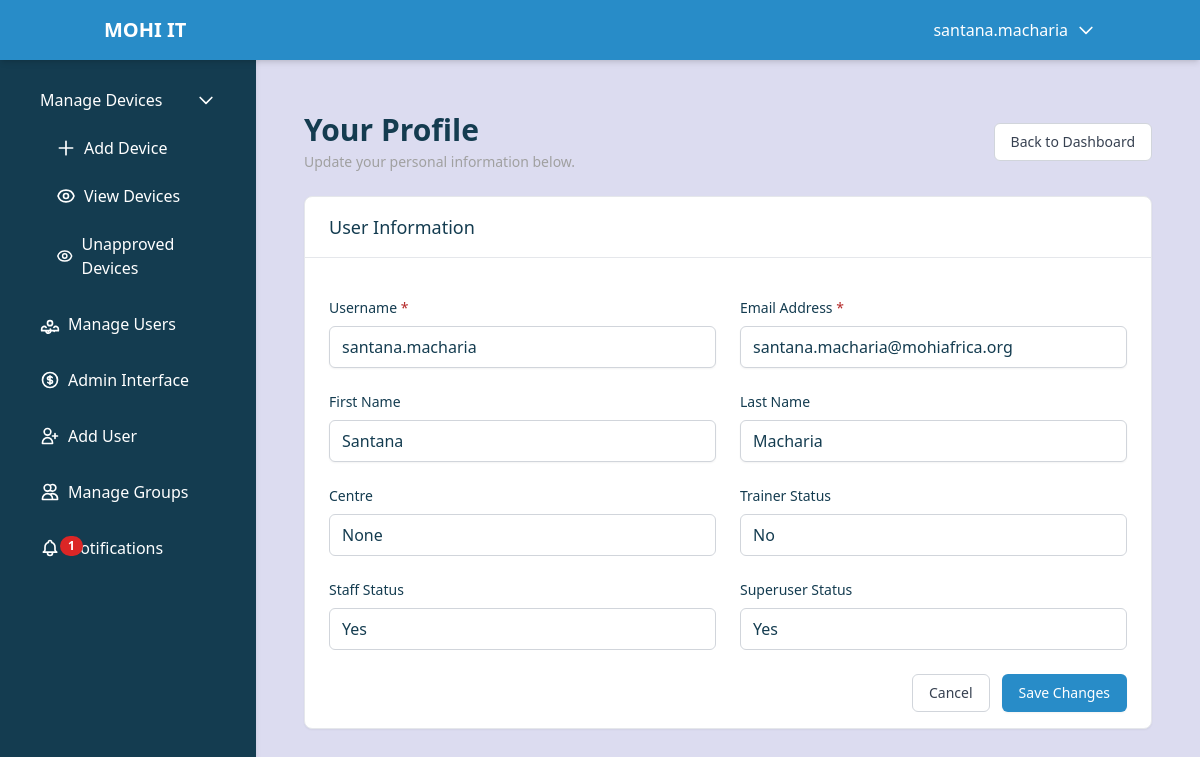
The app's page /profile/ (signed in) with its own data.
### devices/models.py (models this page shows, shortened)
class CustomUser(AbstractUser):
    is_trainer = models.BooleanField(default=False)
    is_staff = models.BooleanField(default=True)
    centre = models.ForeignKey('Centre', on_delete=models.SET_NULL, null=True, blank=True)
    groups = models.ManyToManyField(
        'auth.Group',
        related_name='customuser_set',
        blank=True,
        help_text='The groups this user belongs to.',
        verbose_name='groups',
    )

### devices/views.py (the view, shortened to what this page needs)
# urls.py: path('profile/', views.profile, name='profile'),
@login_required
def profile(request):
    centres = Centre.objects.all()
    return render(request, 'accounts/profile.html', {
        'user': request.user,
        'centres': centres,
    })

### devices/context_processors.py (called while the page is built)
def notification_count(request):
    if request.user.is_authenticated:
        count = Notification.objects.filter(user=request.user, is_read=False).count()
        return {'notification_count': count}
    return {'notification_count': 0}

### devices/templates/accounts/profile.html (shortened to what this page needs)
{% extends "dashboard.html" %}
{% load static %}
{% block content %}
<main class="flex-1 p-6">
    <div class="flex flex-col sm:flex-row sm:items-center sm:justify-between">
        <div>
            <h1 class="text-3xl font-bold text-primary">Your Profile</h1>
            <p class="mt-1 text-sm text-gray">Update your personal information below.</p>
        </div>
        <div class="mt-4 sm:mt-0">
            <a href="{% url 'dashboard' %}"
               class="inline-flex items-center px-4 py-2 border border-gray-300 text-sm font-medium rounded-md text-gray-700 bg-white hover:bg-gray-50 focus:outline-none focus:ring-2 focus:ring-offset-2 focus:ring-accent transition-colors">
                Back to Dashboard
            </a>
        </div>
    </div>
    <div class="mt-6 bg-white rounded-lg shadow-sm border border-gray-200">
        <div class="px-6 py-4 border-b border-gray-200">
            <h3 class="text-lg font-medium text-primary">User Information</h3>
        </div>
        <form method="post" class="px-6 py-4 space-y-6">
            <div class="grid grid-cols-1 md:grid-cols-2 gap-6">
                <div>
                    <label for="username" class="block text-sm font-medium text-primary mb-2">Username <span class="text-error">*</span></label>
                    <input type="text" name="username" id="username" value="{{ user.username }}" required
                           class="block w-full px-3 py-2 border border-gray-300 rounded-md shadow-sm focus:outline-none focus:ring-accent focus:border-accent text-primary">
                </div>
                <div>
                    <label for="email" class="block text-sm font-medium text-primary mb-2">Email Address <span class="text-error">*</span></label>
                    <input type="email" name="email" id="email" value="{{ user.email }}" required
                           class="block w-full px-3 py-2 border border-gray-300 rounded-md shadow-sm focus:outline-none focus:ring-accent focus:border-accent text-primary">
                </div>
                <div>
                    <label for="first_name" class="block text-sm font-medium text-primary mb-2">First Name</label>
                    <input type="text" name="first_name" id="first_name" value="{{ user.first_name|default_if_none:'' }}"
                           class="block w-full px-3 py-2 border border-gray-300 rounded-md shadow-sm focus:outline-none focus:ring-accent focus:border-accent text-primary">
                </div>
                <div>
                    <label for="last_name" class="block text-sm font-medium text-primary mb-2">Last Name</label>
                    <input type="text" name="last_name" id="last_name" value="{{ user.last_name|default_if_none:'' }}"
                           class="block w-full px-3 py-2 border border-gray-300 rounded-md shadow-sm focus:outline-none focus:ring-accent focus:border-accent text-primary">
                </div>
                <div>
                    <label class="block text-sm font-medium text-primary mb-2">Centre</label>
                    <p class="block w-full px-3 py-2 border border-gray-300 rounded-md text-primary">{{ user.centre.name|default:"None" }}</p>
                </div>
                <div>
                    <label class="block text-sm font-medium text-primary mb-2">Trainer Status</label>
                    <p class="block w-full px-3 py-2 border border-gray-300 rounded-md text-primary">{{ user.is_trainer|yesno:"Yes,No" }}</p>
                </div>
                <div>
                    <label class="block text-sm font-medium text-primary mb-2">Staff Status</label>
                    <p class="block w-full px-3 py-2 border border-gray-300 rounded-md text-primary">{{ user.is_staff|yesno:"Yes,No" }}</p>
                </div>
                <div>
                    <label class="block text-sm font-medium text-primary mb-2">Superuser Status</label>
                    <p class="block w-full px-3 py-2 border border-gray-300 rounded-md text-primary">{{ user.is_superuser|yesno:"Yes,No" }}</p>
                </div>
            </div>
            <div class="flex justify-end space-x-3">
                <a href="{% url 'dashboard' %}"
                   class="inline-flex items-center px-4 py-2 border border-gray-300 text-sm font-medium rounded-md text-gray-700 bg-white hover:bg-gray-50 focus:outline-none focus:ring-2 focus:ring-offset-2 focus:ring-accent transition-colors">
                    Cancel
                </a>
                <button type="submit"
                        class="inline-flex items-center px-4 py-2 border border-transparent text-sm font-medium rounded-md shadow-sm text-white bg-accent hover:bg-secondary focus:outline-none focus:ring-2 focus:ring-offset-2 focus:ring-accent transition-colors">
                    Save Changes
                </button>
            </div>
        </form>
    </div>
</main>
{% endblock %}

### devices/templates/dashboard.html (shortened to what this page needs)
<!DOCTYPE html>
<html lang="en">
<head>
    <script src="https://cdn.tailwindcss.com"></script>
</head>
<body class="flex flex-col min-h-screen bg-light text-primary">
    <header class="bg-accent text-white shadow-md fixed w-full z-50">
        <div class="container mx-auto px-4 py-4 flex items-center justify-between">
            <div class="flex items-center">
                <a href="{% url 'dashboard' %}" class="text-xl font-bold text-white no-underline hover:text-light">{{ "MOHI IT" }}</a>
            </div>
            <div class="relative">
                <button id="accountDropdown" class="flex items-center space-x-2 focus:outline-none">
                    <span>{{ user.username }}</span>
                    <svg class="w-5 h-5" fill="none" stroke="currentColor" viewBox="0 0 24 24">
                        <path stroke-linecap="round" stroke-linejoin="round" stroke-width="2" d="M19 9l-7 7-7-7"></path>
                    </svg>
                </button>
            </div>
        </div>
    </header>
    <aside id="sidebar" class="bg-primary text-white w-64 p-6 shadow-md fixed h-screen z-40 transition-transform duration-300 -translate-x-full md:translate-x-0">
        <nav>
            <ul class="space-y-4">
                <li>
                    <a href="{% url 'dashboard' %}" class="flex items-center text-white hover:bg-secondary px-4 py-2 rounded">
                    </a>
                </li>
                <li>
                    <a href="#" class="flex items-center justify-between text-white hover:bg-secondary px-4 py-2 rounded" id="manageDevicesToggle">
                        Manage Devices
                        <svg class="w-5 h-5" fill="none" stroke="currentColor" viewBox="0 0 24 24">
                            <path stroke-linecap="round" stroke-linejoin="round" stroke-width="2" d="M19 9l-7 7-7-7"></path>
                        </svg>
                    </a>
                    <ul id="manageDevicesDropdown" class="ml-4 space-y-2 pt-2 hidden">
                        <li>
                            <a href="{% url 'import_add' %}" class="flex items-center text-white hover:bg-secondary px-4 py-2 rounded block">
                                <svg class="w-5 h-5 mr-2" fill="none" stroke="currentColor" viewBox="0 0 24 24">
                                    <path stroke-linecap="round" stroke-linejoin="round" stroke-width="2" d="M12 4v16m8-8H4"></path>
                                </svg>
                                Add Device
                            </a>
                        </li>
                        <li>
                            <a href="{% url 'display_approved_imports' %}" class="flex items-center text-white hover:bg-secondary px-4 py-2 rounded block">
                                View Devices
                            </a>
                        </li>
                        <li>
                            <a href="{% url 'display_unapproved_imports' %}" class="flex items-center text-white hover:bg-secondary px-4 py-2 rounded block">
                                Unapproved Devices
                            </a>
                        </li>
                    </ul>
                </li>
                {% if user.is_superuser %}
                    <li>
                        <a href="{% url 'manage_users' %}" class="flex items-center text-white hover:bg-secondary px-4 py-2 rounded">
                            <svg class="w-5 h-5 mr-2" fill="none" stroke="currentColor" viewBox="0 0 24 24">
                                <path stroke-linecap="round" stroke-linejoin="round" stroke-width="2" d="M17 20h5v-2a3 3 0 00-5.356-1.857M17 20H7m10 0v1m-7 0v-1m-3 0a3 3 0 105.356-1.857M7 20H2v-2a3 3 0 015.356-1.857M12 14a3 3 0 110-6 3 3 0 010 6z"></path>
                            </svg>
                            Manage Users
                        </a>
                    </li>
                    <li>
                        <a href="/admin/" class="flex items-center text-white hover:bg-secondary px-4 py-2 rounded">
                            Admin Interface
                        </a>
                    </li>
                    <li>
                        <a href="{% url 'user_add' %}" class="flex items-center text-white hover:bg-secondary px-4 py-2 rounded">
                            <svg class="w-5 h-5 mr-2" fill="none" stroke="currentColor" viewBox="0 0 24 24">
                                <path stroke-linecap="round" stroke-linejoin="round" stroke-width="2" d="M18 9v3m0 0v3m0-3h3m-3 0h-3m-2-5a4 4 0 11-8 0 4 4 0 018 0zM3 20a6 6 0 0112 0v1H3v-1z"></path>
                            </svg>
                            Add User
                        </a>
                    </li>
                    <li>
                        <a href="{% url 'manage_groups' %}" class="flex items-center text-white hover:bg-secondary px-4 py-2 rounded">
                            <svg class="w-5 h-5 mr-2" fill="none" stroke="currentColor" viewBox="0 0 24 24">
                                <path stroke-linecap="round" stroke-linejoin="round" stroke-width="2" d="M12 4.354a4 4 0 110 5.292M15 21H3v-1a6 6 0 0112 0v1zm0 0h6v-1a6 6 0 00-9-5.197M13 7a4 4 0 11-8 0 4 4 0 018 0z"></path>
                            </svg>
                            Manage Groups
                        </a>
                    </li>
                {% endif %}
                <li>
                    <a href="{% url 'notifications_view' %}" class="flex items-center text-white hover:bg-secondary px-4 py-2 rounded">
                        <div class="relative flex items-center">
                            Notifications
                            {% if notification_count > 0 %}
                                <span class="absolute top-0 left-5 inline-flex items-center justify-center px-2 py-1 text-xs font-bold leading-none text-white bg-red-600 rounded-full">
                                    {{ notification_count }}
                                </span>
                            {% endif %}
                        </div>
                    </a>
                </li>
            </ul>
        </nav>
    </aside>
    <main class="flex-1 p-6 mt-16 md:ml-64">
        {% block content %}
        {% endblock %}
    </main>
</body>
</html>

### devices/templates/dashboard.html (style rules this page uses)
.bg-primary { background-color: #143C50; }
.bg-light { background-color: #DCDCF0; }
.bg-accent { background-color: #288CC8; }
.text-primary { color: #143C50; }
.text-gray { color: #A0A0A0; }
.text-error { color: #B42828; }

### records on screen
CustomUser: username "santana.macharia", email "santana.macharia@mohiafrica.org", first_name "Santana", last_name "Macharia", centre.name "None", is_trainer "No", is_staff "Yes", is_superuser "Yes"

### other values on screen
{{ "MOHI IT" }} "MOHI IT"
{{ notification_count }} "1"
